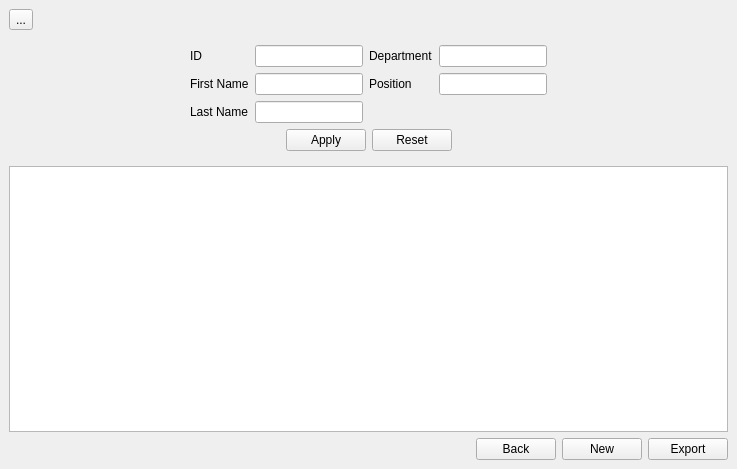
<?xml version="1.0" encoding="UTF-8"?>
<ui version="4.0">
 <class>MainWindow</class>
 <widget class="QMainWindow" name="MainWindow">
  <property name="geometry">
   <rect>
    <x>0</x>
    <y>0</y>
    <width>737</width>
    <height>469</height>
   </rect>
  </property>
  <property name="windowTitle">
   <string>MainWindow</string>
  </property>
  <widget class="QWidget" name="centralwidget">
   <layout class="QGridLayout" name="gridLayout_3">
    <item row="0" column="0">
     <layout class="QGridLayout" name="upperGridLayout">
      <item row="0" column="0">
       <widget class="QToolButton" name="toolButton">
        <property name="text">
         <string>...</string>
        </property>
       </widget>
      </item>
      <item row="0" column="1">
       <spacer name="horizontalSpacer_2">
        <property name="orientation">
         <enum>Qt::Horizontal</enum>
        </property>
        <property name="sizeHint" stdset="0">
         <size>
          <width>618</width>
          <height>20</height>
         </size>
        </property>
       </spacer>
      </item>
     </layout>
    </item>
    <item row="1" column="0">
     <widget class="QWidget" name="widget" native="true">
      <layout class="QGridLayout" name="gridLayout_4">
       <item row="0" column="0">
        <spacer name="horizontalSpacer_5">
         <property name="orientation">
          <enum>Qt::Horizontal</enum>
         </property>
         <property name="sizeHint" stdset="0">
          <size>
           <width>132</width>
           <height>17</height>
          </size>
         </property>
        </spacer>
       </item>
       <item row="0" column="1">
        <layout class="QFormLayout" name="formLayout">
         <item row="0" column="0">
          <widget class="QLabel" name="idlabel">
           <property name="text">
            <string>ID</string>
           </property>
          </widget>
         </item>
         <item row="0" column="1">
          <widget class="QLineEdit" name="idLineEdit"/>
         </item>
         <item row="1" column="0">
          <widget class="QLabel" name="firstnamelabel">
           <property name="text">
            <string>First Name</string>
           </property>
          </widget>
         </item>
         <item row="1" column="1">
          <widget class="QLineEdit" name="firstNameLineEdit"/>
         </item>
         <item row="2" column="0">
          <widget class="QLabel" name="lastnamelabel">
           <property name="text">
            <string>Last Name</string>
           </property>
          </widget>
         </item>
         <item row="2" column="1">
          <widget class="QLineEdit" name="lastNameLineEdit"/>
         </item>
        </layout>
       </item>
       <item row="0" column="2">
        <layout class="QFormLayout" name="formLayout_2">
         <item row="0" column="0">
          <widget class="QLabel" name="departmenlabel">
           <property name="text">
            <string>Department</string>
           </property>
          </widget>
         </item>
         <item row="0" column="1">
          <widget class="QLineEdit" name="departmentLineEdit"/>
         </item>
         <item row="1" column="0">
          <widget class="QLabel" name="positionlabel">
           <property name="text">
            <string>Position</string>
           </property>
          </widget>
         </item>
         <item row="1" column="1">
          <widget class="QLineEdit" name="positionLineEdit"/>
         </item>
        </layout>
       </item>
       <item row="0" column="3">
        <spacer name="horizontalSpacer_6">
         <property name="orientation">
          <enum>Qt::Horizontal</enum>
         </property>
         <property name="sizeHint" stdset="0">
          <size>
           <width>155</width>
           <height>17</height>
          </size>
         </property>
        </spacer>
       </item>
       <item row="1" column="0" colspan="4">
        <layout class="QGridLayout" name="gridLayout_2">
         <item row="0" column="0">
          <spacer name="horizontalSpacer_3">
           <property name="orientation">
            <enum>Qt::Horizontal</enum>
           </property>
           <property name="sizeHint" stdset="0">
            <size>
             <width>158</width>
             <height>20</height>
            </size>
           </property>
          </spacer>
         </item>
         <item row="0" column="1">
          <widget class="QPushButton" name="applyButton">
           <property name="text">
            <string>Apply</string>
           </property>
          </widget>
         </item>
         <item row="0" column="2">
          <widget class="QPushButton" name="resetButton">
           <property name="text">
            <string>Reset</string>
           </property>
          </widget>
         </item>
         <item row="0" column="3">
          <spacer name="horizontalSpacer_4">
           <property name="orientation">
            <enum>Qt::Horizontal</enum>
           </property>
           <property name="sizeHint" stdset="0">
            <size>
             <width>238</width>
             <height>20</height>
            </size>
           </property>
          </spacer>
         </item>
        </layout>
       </item>
      </layout>
     </widget>
    </item>
    <item row="2" column="0">
     <widget class="QTableWidget" name="tableWidget"/>
    </item>
    <item row="3" column="0">
     <layout class="QGridLayout" name="gridLayout">
      <item row="0" column="0">
       <spacer name="horizontalSpacer">
        <property name="orientation">
         <enum>Qt::Horizontal</enum>
        </property>
        <property name="sizeHint" stdset="0">
         <size>
          <width>398</width>
          <height>20</height>
         </size>
        </property>
       </spacer>
      </item>
      <item row="0" column="1">
       <widget class="QPushButton" name="backButton">
        <property name="text">
         <string>Back</string>
        </property>
       </widget>
      </item>
      <item row="0" column="2">
       <widget class="QPushButton" name="newButton">
        <property name="text">
         <string>New</string>
        </property>
       </widget>
      </item>
      <item row="0" column="3">
       <widget class="QPushButton" name="pushButton_3">
        <property name="text">
         <string>Export</string>
        </property>
       </widget>
      </item>
     </layout>
    </item>
   </layout>
  </widget>
 </widget>
 <resources/>
 <connections/>
</ui>
